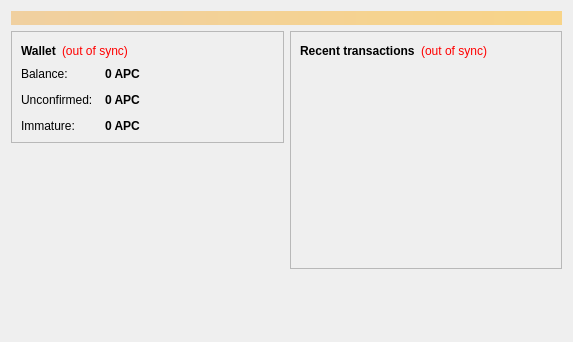
<?xml version="1.0" encoding="UTF-8"?>
<ui version="4.0">
 <class>OverviewPage</class>
 <widget class="QWidget" name="OverviewPage">
  <property name="geometry">
   <rect>
    <x>0</x>
    <y>0</y>
    <width>573</width>
    <height>342</height>
   </rect>
  </property>
  <property name="windowTitle">
   <string>Form</string>
  </property>
  <layout class="QVBoxLayout" name="topLayout">
   <item>
    <widget class="QLabel" name="labelAlerts">
     <property name="visible">
      <bool>false</bool>
     </property>
     <property name="styleSheet">
      <string notr="true">background-color: qlineargradient(x1: 0, y1: 0, x2: 1, y2: 0, stop:0 #F0D0A0, stop:1 #F8D488); color:#000000;</string>
     </property>
     <property name="wordWrap">
      <bool>true</bool>
     </property>
     <property name="margin">
      <number>3</number>
     </property>
    </widget>
   </item>
   <item>
    <layout class="QHBoxLayout" name="horizontalLayout" stretch="1,1">
     <item>
      <layout class="QVBoxLayout" name="verticalLayout_2">
       <item>
        <widget class="QFrame" name="frame">
         <property name="frameShape">
          <enum>QFrame::StyledPanel</enum>
         </property>
         <property name="frameShadow">
          <enum>QFrame::Raised</enum>
         </property>
         <layout class="QVBoxLayout" name="verticalLayout_4">
          <item>
           <layout class="QHBoxLayout" name="horizontalLayout_4">
            <item>
             <widget class="QLabel" name="label_5">
              <property name="font">
               <font>
                <weight>75</weight>
                <bold>true</bold>
               </font>
              </property>
              <property name="text">
               <string>Wallet</string>
              </property>
             </widget>
            </item>
            <item>
             <widget class="QLabel" name="labelWalletStatus">
              <property name="toolTip">
               <string>The displayed information may be out of date. Your wallet automatically synchronizes with the AllPurposeCoin network after a connection is established, but this process has not completed yet.</string>
              </property>
              <property name="styleSheet">
               <string notr="true">QLabel { color: red; }</string>
              </property>
              <property name="text">
               <string notr="true">(out of sync)</string>
              </property>
              <property name="alignment">
               <set>Qt::AlignLeading|Qt::AlignLeft|Qt::AlignVCenter</set>
              </property>
             </widget>
            </item>
            <item>
             <spacer name="horizontalSpacer_2">
              <property name="orientation">
               <enum>Qt::Horizontal</enum>
              </property>
              <property name="sizeHint" stdset="0">
               <size>
                <width>40</width>
                <height>20</height>
               </size>
              </property>
             </spacer>
            </item>
           </layout>
          </item>
          <item>
           <layout class="QFormLayout" name="formLayout_2">
            <property name="fieldGrowthPolicy">
             <enum>QFormLayout::AllNonFixedFieldsGrow</enum>
            </property>
            <property name="horizontalSpacing">
             <number>12</number>
            </property>
            <property name="verticalSpacing">
             <number>12</number>
            </property>
            <item row="0" column="0">
             <widget class="QLabel" name="label">
              <property name="text">
               <string>Balance:</string>
              </property>
             </widget>
            </item>
            <item row="0" column="1">
             <widget class="QLabel" name="labelBalance">
              <property name="font">
               <font>
                <weight>75</weight>
                <bold>true</bold>
               </font>
              </property>
              <property name="cursor">
               <cursorShape>IBeamCursor</cursorShape>
              </property>
              <property name="toolTip">
               <string>Your current balance</string>
              </property>
              <property name="text">
               <string notr="true">0 APC</string>
              </property>
              <property name="textInteractionFlags">
               <set>Qt::LinksAccessibleByMouse|Qt::TextSelectableByKeyboard|Qt::TextSelectableByMouse</set>
              </property>
             </widget>
            </item>
            <item row="1" column="0">
             <widget class="QLabel" name="label_3">
              <property name="text">
               <string>Unconfirmed:</string>
              </property>
             </widget>
            </item>
            <item row="1" column="1">
             <widget class="QLabel" name="labelUnconfirmed">
              <property name="font">
               <font>
                <weight>75</weight>
                <bold>true</bold>
               </font>
              </property>
              <property name="cursor">
               <cursorShape>IBeamCursor</cursorShape>
              </property>
              <property name="toolTip">
               <string>Total of transactions that have yet to be confirmed, and do not yet count toward the current balance</string>
              </property>
              <property name="text">
               <string notr="true">0 APC</string>
              </property>
              <property name="textInteractionFlags">
               <set>Qt::LinksAccessibleByMouse|Qt::TextSelectableByKeyboard|Qt::TextSelectableByMouse</set>
              </property>
             </widget>
            </item>
            <item row="2" column="0">
             <widget class="QLabel" name="labelImmatureText">
              <property name="text">
               <string>Immature:</string>
              </property>
             </widget>
            </item>
            <item row="2" column="1">
             <widget class="QLabel" name="labelImmature">
              <property name="font">
               <font>
                <weight>75</weight>
                <bold>true</bold>
               </font>
              </property>
              <property name="toolTip">
               <string>Mined balance that has not yet matured</string>
              </property>
              <property name="text">
               <string notr="true">0 APC</string>
              </property>
              <property name="textInteractionFlags">
               <set>Qt::LinksAccessibleByMouse|Qt::TextSelectableByKeyboard|Qt::TextSelectableByMouse</set>
              </property>
             </widget>
            </item>
           </layout>
          </item>
         </layout>
        </widget>
       </item>
       <item>
        <spacer name="verticalSpacer">
         <property name="orientation">
          <enum>Qt::Vertical</enum>
         </property>
         <property name="sizeHint" stdset="0">
          <size>
           <width>20</width>
           <height>40</height>
          </size>
         </property>
        </spacer>
       </item>
      </layout>
     </item>
     <item>
      <layout class="QVBoxLayout" name="verticalLayout_3">
       <item>
        <widget class="QFrame" name="frame_2">
         <property name="frameShape">
          <enum>QFrame::StyledPanel</enum>
         </property>
         <property name="frameShadow">
          <enum>QFrame::Raised</enum>
         </property>
         <layout class="QVBoxLayout" name="verticalLayout">
          <item>
           <layout class="QHBoxLayout" name="horizontalLayout_2">
            <item>
             <widget class="QLabel" name="label_4">
              <property name="text">
               <string>&lt;b&gt;Recent transactions&lt;/b&gt;</string>
              </property>
             </widget>
            </item>
            <item>
             <widget class="QLabel" name="labelTransactionsStatus">
              <property name="toolTip">
               <string>The displayed information may be out of date. Your wallet automatically synchronizes with the AllPurposeCoin network after a connection is established, but this process has not completed yet.</string>
              </property>
              <property name="styleSheet">
               <string notr="true">QLabel { color: red; }</string>
              </property>
              <property name="text">
               <string notr="true">(out of sync)</string>
              </property>
              <property name="alignment">
               <set>Qt::AlignRight|Qt::AlignTrailing|Qt::AlignVCenter</set>
              </property>
             </widget>
            </item>
            <item>
             <spacer name="horizontalSpacer">
              <property name="orientation">
               <enum>Qt::Horizontal</enum>
              </property>
              <property name="sizeHint" stdset="0">
               <size>
                <width>40</width>
                <height>20</height>
               </size>
              </property>
             </spacer>
            </item>
           </layout>
          </item>
          <item>
           <widget class="QListView" name="listTransactions">
            <property name="styleSheet">
             <string notr="true">QListView { background: transparent; }</string>
            </property>
            <property name="frameShape">
             <enum>QFrame::NoFrame</enum>
            </property>
            <property name="verticalScrollBarPolicy">
             <enum>Qt::ScrollBarAlwaysOff</enum>
            </property>
            <property name="horizontalScrollBarPolicy">
             <enum>Qt::ScrollBarAlwaysOff</enum>
            </property>
            <property name="selectionMode">
             <enum>QAbstractItemView::NoSelection</enum>
            </property>
           </widget>
          </item>
         </layout>
        </widget>
       </item>
       <item>
        <spacer name="verticalSpacer_2">
         <property name="orientation">
          <enum>Qt::Vertical</enum>
         </property>
         <property name="sizeHint" stdset="0">
          <size>
           <width>20</width>
           <height>40</height>
          </size>
         </property>
        </spacer>
       </item>
      </layout>
     </item>
    </layout>
   </item>
  </layout>
 </widget>
 <resources/>
 <connections/>
</ui>
